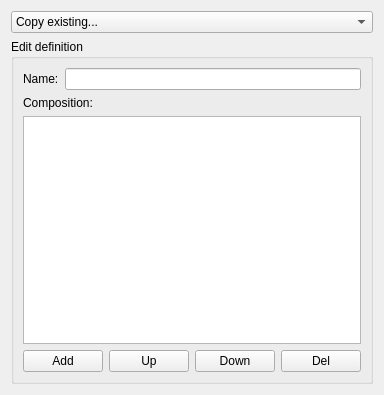
<?xml version="1.0" encoding="UTF-8"?>
<ui version="4.0">
 <class>Form</class>
 <widget class="QWidget" name="Form">
  <property name="geometry">
   <rect>
    <x>0</x>
    <y>0</y>
    <width>384</width>
    <height>395</height>
   </rect>
  </property>
  <property name="windowTitle">
   <string>Multimaterial definition</string>
  </property>
  <layout class="QVBoxLayout" name="verticalLayout">
   <item>
    <widget class="QComboBox" name="chooseCombo">
     <item>
      <property name="text">
       <string>Copy existing...</string>
      </property>
     </item>
    </widget>
   </item>
   <item>
    <widget class="QGroupBox" name="groupBox_2">
     <property name="title">
      <string>Edit definition</string>
     </property>
     <layout class="QVBoxLayout" name="verticalLayout_3">
      <item>
       <layout class="QHBoxLayout" name="horizontalLayout">
        <item>
         <widget class="QLabel" name="label">
          <property name="text">
           <string>Name:</string>
          </property>
         </widget>
        </item>
        <item>
         <widget class="QLineEdit" name="nameField"/>
        </item>
       </layout>
      </item>
      <item>
       <widget class="QLabel" name="label_2">
        <property name="text">
         <string>Composition:</string>
        </property>
       </widget>
      </item>
      <item>
       <widget class="QTreeView" name="tree"/>
      </item>
      <item>
       <layout class="QHBoxLayout" name="horizontalLayout_2">
        <item>
         <widget class="QPushButton" name="addButton">
          <property name="text">
           <string>Add</string>
          </property>
         </widget>
        </item>
        <item>
         <widget class="QPushButton" name="upButton">
          <property name="text">
           <string>Up</string>
          </property>
         </widget>
        </item>
        <item>
         <widget class="QPushButton" name="downButton">
          <property name="text">
           <string>Down</string>
          </property>
         </widget>
        </item>
        <item>
         <widget class="QPushButton" name="delButton">
          <property name="text">
           <string>Del</string>
          </property>
         </widget>
        </item>
       </layout>
      </item>
     </layout>
    </widget>
   </item>
  </layout>
 </widget>
 <resources/>
 <connections/>
</ui>
